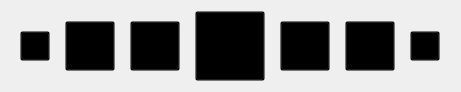
    <widget class="QWidget" name="layoutWidget">
     <property name="geometry">
      <rect>
       <x>271</x>
       <y>500</y>
       <width>461</width>
       <height>82</height>
      </rect>
     </property>
     <layout class="QHBoxLayout" name="horizontalLayout">
      <item>
       <widget class="QPushButton" name="lock_button">
        <property name="minimumSize">
         <size>
          <width>30</width>
          <height>30</height>
         </size>
        </property>
        <property name="maximumSize">
         <size>
          <width>30</width>
          <height>30</height>
         </size>
        </property>
        <property name="styleSheet">
         <string notr="true">QPushButton {
	background-color: transparent;
}
QPushButton:hover {
	background-color: rgba(25,25,25,50%);
	padding:5px;
	border: none;
	border-radius:7px;
}
QPushButton:pressed {
	background-color: rgba(50,50,50,50%);
}</string>
        </property>
        <property name="text">
         <string/>
        </property>
        <property name="icon">
         <iconset>
          <normaloff>img/block_open.png</normaloff>
          <normalon>img/block_closed.png</normalon>img/block_open.png</iconset>
        </property>
        <property name="iconSize">
         <size>
          <width>20</width>
          <height>20</height>
         </size>
        </property>
        <property name="checkable">
         <bool>true</bool>
        </property>
       </widget>
      </item>
      <item>
       <widget class="QPushButton" name="backward_button">
        <property name="minimumSize">
         <size>
          <width>50</width>
          <height>50</height>
         </size>
        </property>
        <property name="maximumSize">
         <size>
          <width>50</width>
          <height>50</height>
         </size>
        </property>
        <property name="styleSheet">
         <string notr="true">QPushButton {
	background-color: transparent;
}
QPushButton:hover {
	background-color: rgba(25,25,25,50%);
	padding:5px;
	border: none;
	border-radius:7px;
}
QPushButton:pressed {
	background-color: rgba(50,50,50,50%);
}</string>
        </property>
        <property name="text">
         <string/>
        </property>
        <property name="icon">
         <iconset>
          <normaloff>img/backward.png</normaloff>
          <disabledoff>img/backward_disable.png</disabledoff>img/backward.png</iconset>
        </property>
        <property name="iconSize">
         <size>
          <width>30</width>
          <height>30</height>
         </size>
        </property>
       </widget>
      </item>
      <item>
       <widget class="QPushButton" name="stop_button">
        <property name="minimumSize">
         <size>
          <width>50</width>
          <height>50</height>
         </size>
        </property>
        <property name="maximumSize">
         <size>
          <width>50</width>
          <height>50</height>
         </size>
        </property>
        <property name="styleSheet">
         <string notr="true">QPushButton {
	background-color: transparent;
}
QPushButton:hover {
	background-color: rgba(25,25,25,50%);
	padding:5px;
	border: none;
	border-radius:7px;
}
QPushButton:pressed {
	background-color: rgba(50,50,50,50%);
}</string>
        </property>
        <property name="text">
         <string/>
        </property>
        <property name="icon">
         <iconset>
          <normaloff>img/stop.png</normaloff>
          <disabledoff>img/stop_disable.png</disabledoff>img/stop.png</iconset>
        </property>
        <property name="iconSize">
         <size>
          <width>30</width>
          <height>30</height>
         </size>
        </property>
       </widget>
      </item>
      <item>
       <widget class="QPushButton" name="play_button">
        <property name="enabled">
         <bool>true</bool>
        </property>
        <property name="minimumSize">
         <size>
          <width>70</width>
          <height>70</height>
         </size>
        </property>
        <property name="maximumSize">
         <size>
          <width>70</width>
          <height>70</height>
         </size>
        </property>
        <property name="styleSheet">
         <string notr="true">QPushButton {
	background-color: transparent;
}
QPushButton:hover {
	background-color: rgba(25,25,25,50%);
	padding:5px;
	border: none;
	border-radius:7px;
}
QPushButton:pressed {
	background-color: rgba(50,50,50,50%);
}</string>
        </property>
        <property name="text">
         <string/>
        </property>
        <property name="icon">
         <iconset>
          <normaloff>img/play.png</normaloff>
          <normalon>img/pause.png</normalon>
          <disabledoff>img/play_disable.png</disabledoff>
          <disabledon>img/pause_disasble.png</disabledon>img/play.png</iconset>
        </property>
        <property name="iconSize">
         <size>
          <width>50</width>
          <height>50</height>
         </size>
        </property>
        <property name="checkable">
         <bool>true</bool>
        </property>
       </widget>
      </item>
      <item>
       <widget class="QPushButton" name="clock_button">
        <property name="enabled">
         <bool>true</bool>
        </property>
        <property name="minimumSize">
         <size>
          <width>50</width>
          <height>50</height>
         </size>
        </property>
        <property name="maximumSize">
         <size>
          <width>50</width>
          <height>50</height>
         </size>
        </property>
        <property name="styleSheet">
         <string notr="true">QPushButton {
	background-color: transparent;
}
QPushButton:hover {
	background-color: rgba(25,25,25,50%);
	padding:5px;
	border: none;
	border-radius:7px;
}
QPushButton:pressed {
	background-color: rgba(50,50,50,50%);
}</string>
        </property>
        <property name="text">
         <string/>
        </property>
        <property name="icon">
         <iconset>
          <normaloff>img/clock.png</normaloff>
          <disabledoff>img/clock_disable.png</disabledoff>img/clock.png</iconset>
        </property>
        <property name="iconSize">
         <size>
          <width>30</width>
          <height>30</height>
         </size>
        </property>
       </widget>
      </item>
      <item>
       <widget class="QPushButton" name="forward_button">
        <property name="minimumSize">
         <size>
          <width>50</width>
          <height>50</height>
         </size>
        </property>
        <property name="maximumSize">
         <size>
          <width>50</width>
          <height>50</height>
         </size>
        </property>
        <property name="styleSheet">
         <string notr="true">QPushButton {
	background-color: transparent;
}
QPushButton:hover {
	background-color: rgba(25,25,25,50%);
	padding:5px;
	border: none;
	border-radius:7px;
}
QPushButton:pressed {
	background-color: rgba(50,50,50,50%);
}</string>
        </property>
        <property name="text">
         <string/>
        </property>
        <property name="icon">
         <iconset>
          <normaloff>img/forward.png</normaloff>
          <disabledoff>img/forward_disable.png</disabledoff>img/forward.png</iconset>
        </property>
        <property name="iconSize">
         <size>
          <width>30</width>
          <height>30</height>
         </size>
        </property>
       </widget>
      </item>
      <item>
       <widget class="QPushButton" name="pin_button">
        <property name="minimumSize">
         <size>
          <width>30</width>
          <height>30</height>
         </size>
        </property>
        <property name="maximumSize">
         <size>
          <width>30</width>
          <height>30</height>
         </size>
        </property>
        <property name="styleSheet">
         <string notr="true">QPushButton {
	background-color: transparent;
}
QPushButton:hover {
	background-color: rgba(25,25,25,50%);
	padding:5px;
	border: none;
	border-radius:7px;
}
QPushButton:pressed {
	background-color: rgba(50,50,50,50%);
}</string>
        </property>
        <property name="text">
         <string/>
        </property>
        <property name="icon">
         <iconset>
          <normaloff>img/pin_off.png</normaloff>
          <normalon>img/pin_on.png</normalon>img/pin_off.png</iconset>
        </property>
        <property name="iconSize">
         <size>
          <width>20</width>
          <height>20</height>
         </size>
        </property>
        <property name="checkable">
         <bool>true</bool>
        </property>
       </widget>
      </item>
     </layout>
    </widget>
